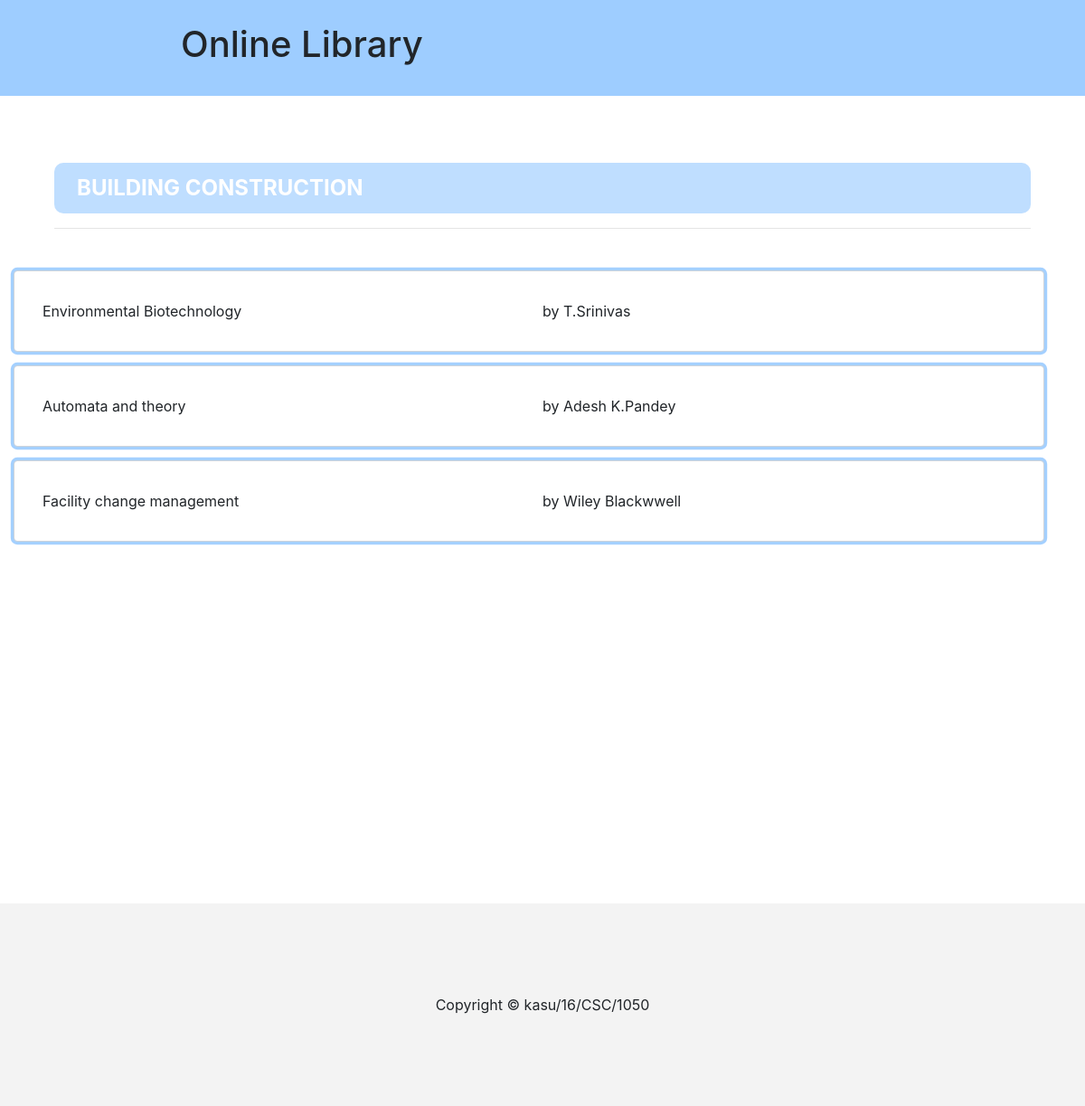
The page /department_specific_books.php?department_id=15 on the database its author committed.
### tables this page shows
CREATE TABLE `departments` (
  `id` int(255) NOT NULL,
  `name` varchar(255) NOT NULL
);

CREATE TABLE `books` (
  `id` int(255) NOT NULL,
  `image_url` varchar(1000) NOT NULL,
  `name` varchar(200) NOT NULL,
  `author` varchar(255) NOT NULL,
  `publication_year` varchar(50) NOT NULL,
  `books_isbn` varchar(100) NOT NULL,
  `shelf_number` varchar(10) NOT NULL,
  `department_id` int(255) NOT NULL,
  `admin_id` int(255) NOT NULL,
  `borrowed_out` text NOT NULL,
  `date` varchar(15) NOT NULL
);

### department_specific_books.php (the view)
<?php include("./inc/header.php")?>
<?php include("./inc/header2.php")?>
<div class="whole_body">
    <div class="container">
        <div class = "row">
            <div class="dept_specific_books_head">
                <div >
                    <?php
                        include("inc/conn.php");
                        if(!isset($_GET['department_id'])){
                            header("location: index.php");
                        }else{
                            $dept_id = $_GET['department_id'];
                            $sql_get_department_name = "SELECT name FROM departments WHERE id = '".$dept_id."'";
                            $query_get_department_name = mysqli_query($conn, $sql_get_department_name);
                            $fetch_department_name = mysqli_fetch_assoc($query_get_department_name);
                            echo $fetch_department_name['name'];
                        }
                    ?>
                </div>
                <hr>
            </div>
            <div class="dept_specific_books_body">
                <?php
                    $sql_fetch_books = "SELECT * FROM books WHERE department_id = '".$dept_id."'";
                    $query_fetch_books = mysqli_query($conn, $sql_fetch_books);
                    $number_of_books = mysqli_num_rows($query_fetch_books);
                    if($number_of_books <= 0):
                        echo "<div style = 'text-align: center;'><h3 class = 'text-danger'>Sorry, there hasn't been any book uploaded for this department.</h3></div>";
                    else:
                        while($fetch_books = mysqli_fetch_assoc($query_fetch_books)):
                ?>
                    <a href="bookpage.php?book_id=<?php echo $fetch_books['id']?>" class = "book_page_links">
                        <div class = "book_data_row row">
                                <div class="col-md-6">
                                    <?php echo $fetch_books['name']?>
                                </div>
                                <div class="col-md-6">
                                    <?php echo "by ".$fetch_books['author']?>
                                </div>
                        </div>
                    </a>
                <?php
                        endwhile;
                    endif;
                ?>
            </div>
        </div>
    </div>
</div>
<?php include("./inc/footer.php")?>

### assets/css/custom.css (style rules this page uses)
.dept_specific_books_head { padding: 30px; width: 100%; }
.dept_specific_books_head>div { background-color: rgba(0, 123, 255, 0.25); border-radius: 10px; padding: 10px 25px 10px 25px; font-size: 150%; font-weight: bold; color: #fff; }
.dept_specific_books_body { min-height: 700px; width: 100%; }
.book_data_row { background-color: #fff; border-color: #80bdff; box-shadow: 0 0 0 0.2rem rgba(0, 123, 255, 0.356); width: 100%; margin-bottom: 15px; padding: 2rem 1rem; background-clip: padding-box; border: 1px solid #ced4da; border-radius: 0.25rem; }
.book_page_links { text-decoration: none; color: inherit; }
.whole_body { margin-top: 150px; }

### rows shown on the page
departments: name "BUILDING CONSTRUCTION"
books: name "Environmental Biotechnology", author "T.Srinivas"
books: name "Automata and theory", author "Adesh K.Pandey"
books: name "Facility change management", author "Wiley Blackwwell"
